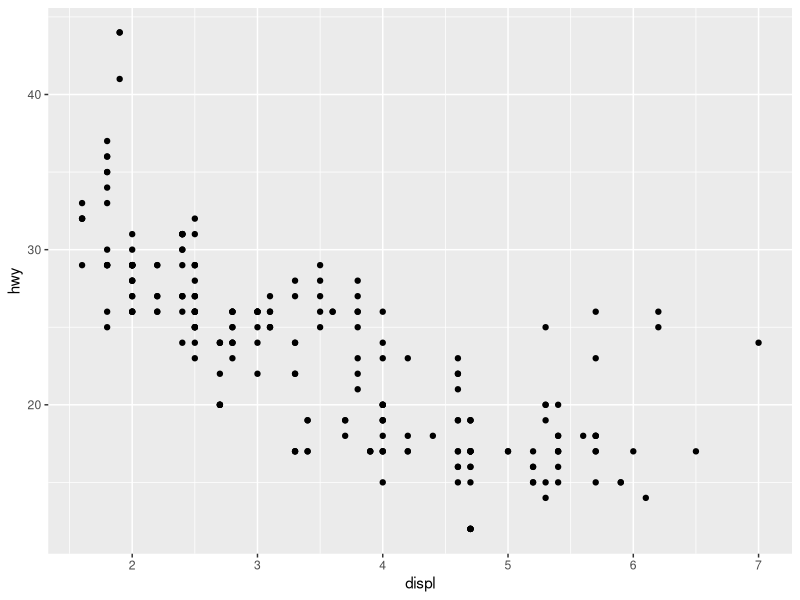
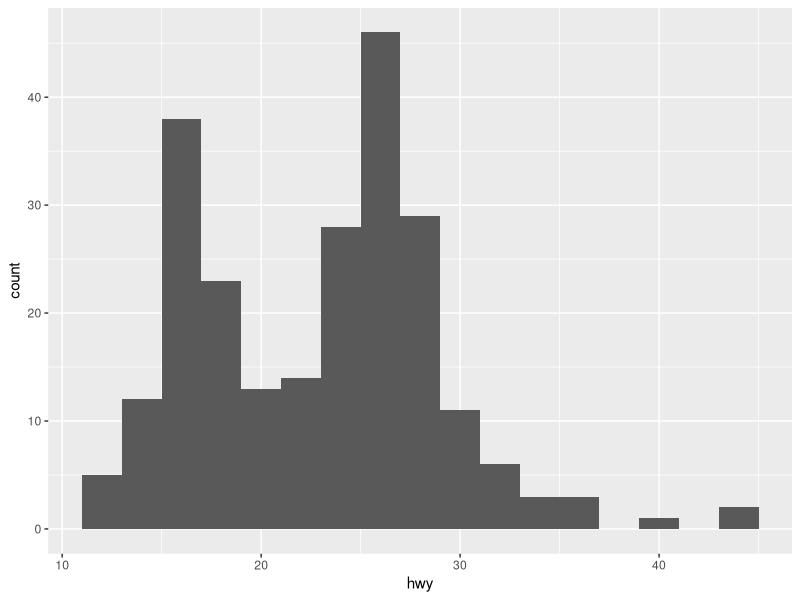
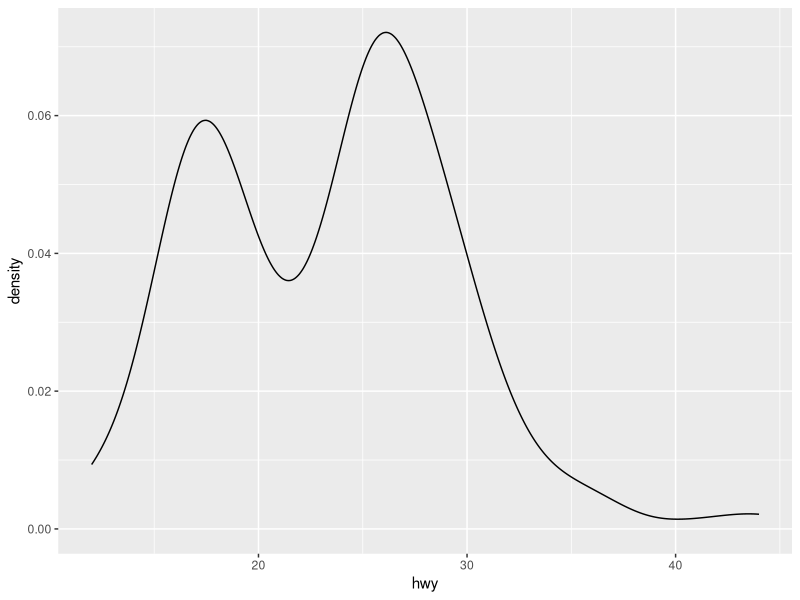
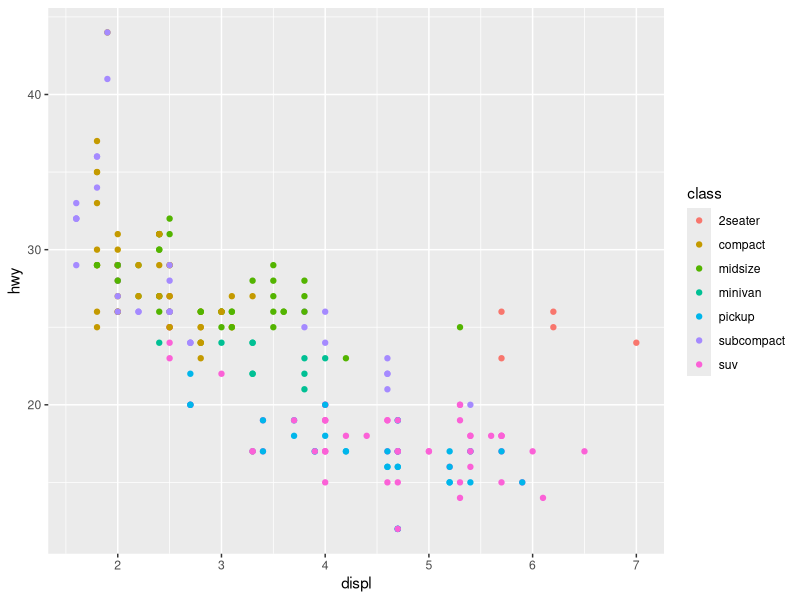
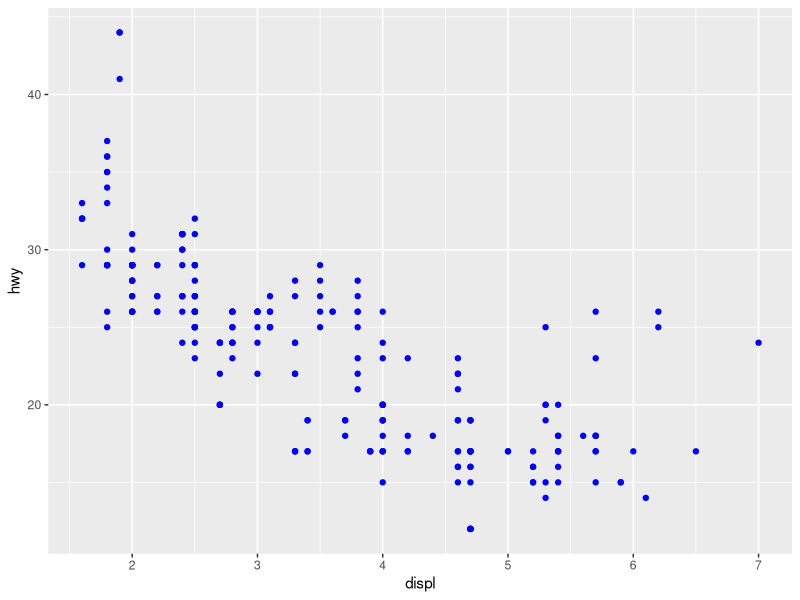
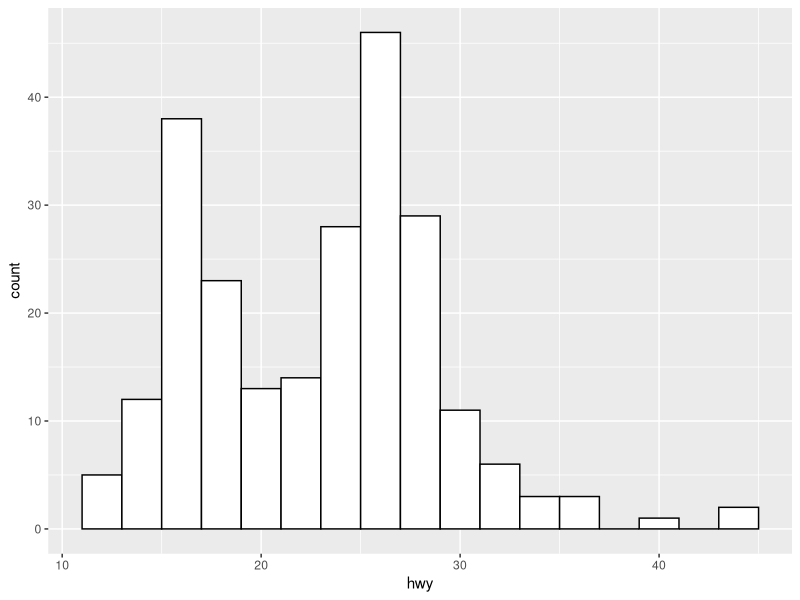
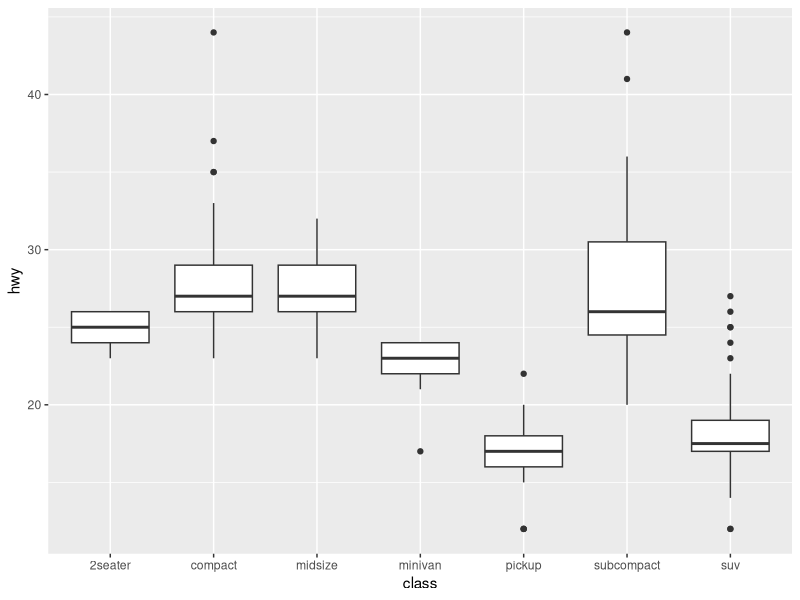
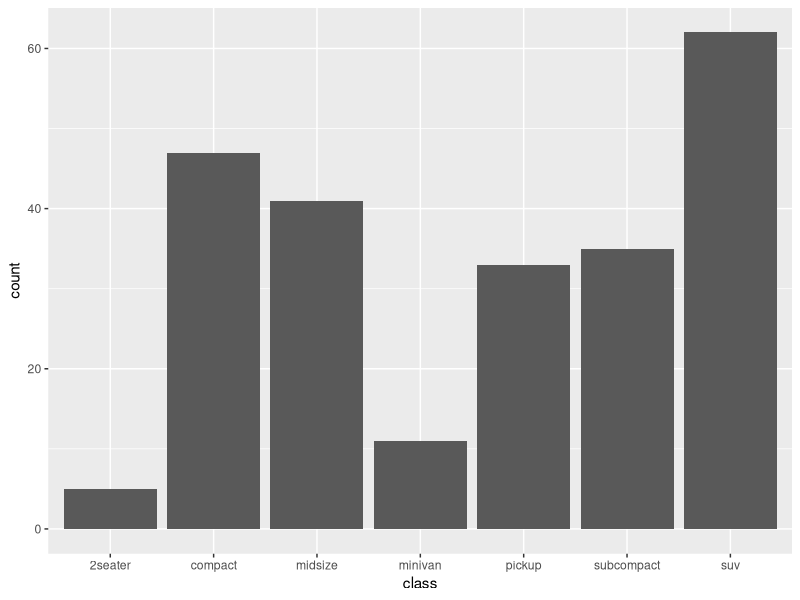

These charts were generated, in order, by the following R code:
## ---- chunk 1
library(ggplot2)
## ---- chunk 2
ggplot(data = mpg) +
  geom_point(aes(x = displ, y = hwy))
## ---- chunk 3
ggplot(data = mpg) +
  geom_histogram(aes(x = hwy), binwidth = 2)
## ---- chunk 4
ggplot(data = mpg) +
  geom_density(aes(x = hwy))
## ---- chunk 5
ggplot(data = mpg) +
  geom_point(aes(x = displ, y = hwy, color = class))
## ---- chunk 6
ggplot(data = mpg) +
  geom_point(aes(x = displ, y = hwy), color = "blue")
## ---- chunk 7
ggplot(data = mpg) +
  geom_histogram(aes(x = hwy), binwidth = 2, fill = "white", color = "black")
## ---- chunk 8
ggplot(data = mpg) +
  geom_boxplot(aes(x = class, y = hwy))
## ---- chunk 9
ggplot(data = mpg) +
  geom_bar(aes(x = class))
## ---- chunk 10
ggplot(data = mpg) +
  geom_point(aes(x = displ, y = hwy)) +
  geom_smooth(aes(x = displ, y = hwy))
## ---- chunk 11
mean_hwy <- mean(mpg$hwy)
mean_hwy

ggplot(data = mpg) +
  geom_point(aes(x = displ, y = hwy)) +
  geom_hline(yintercept = mean_hwy, color = "red")
